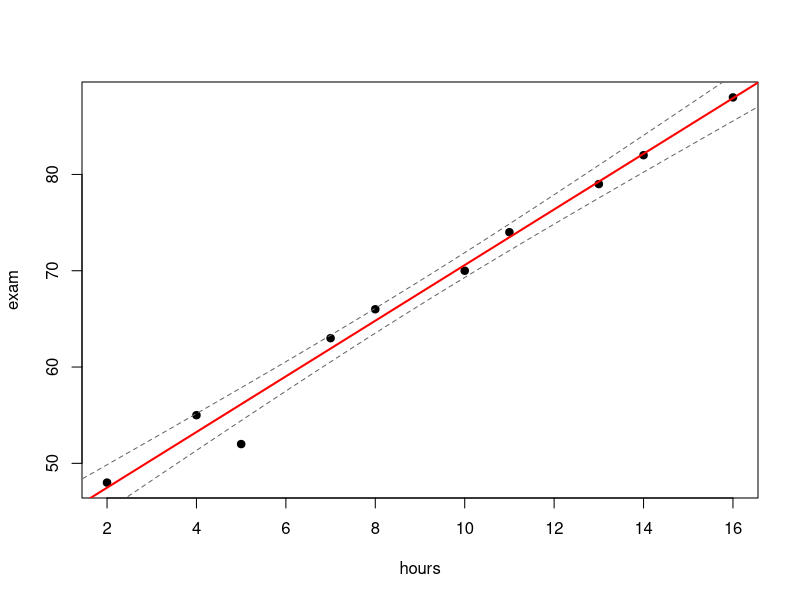
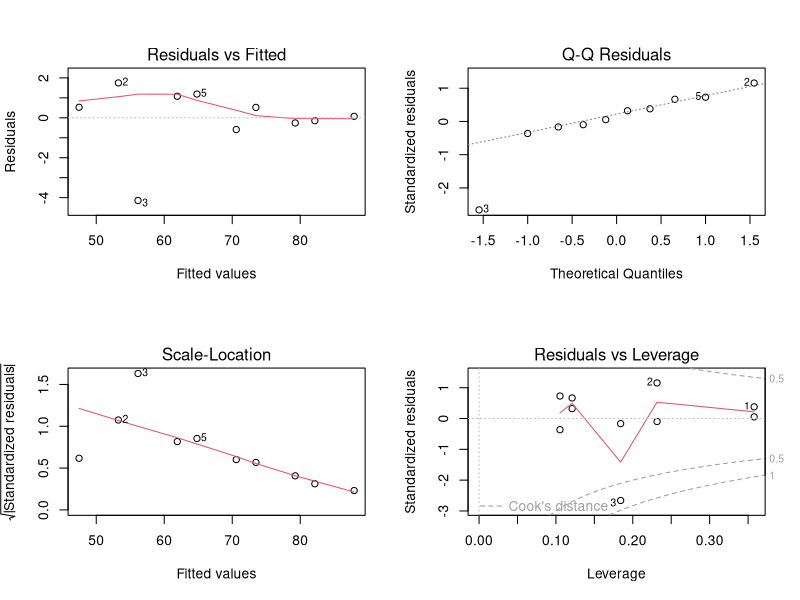
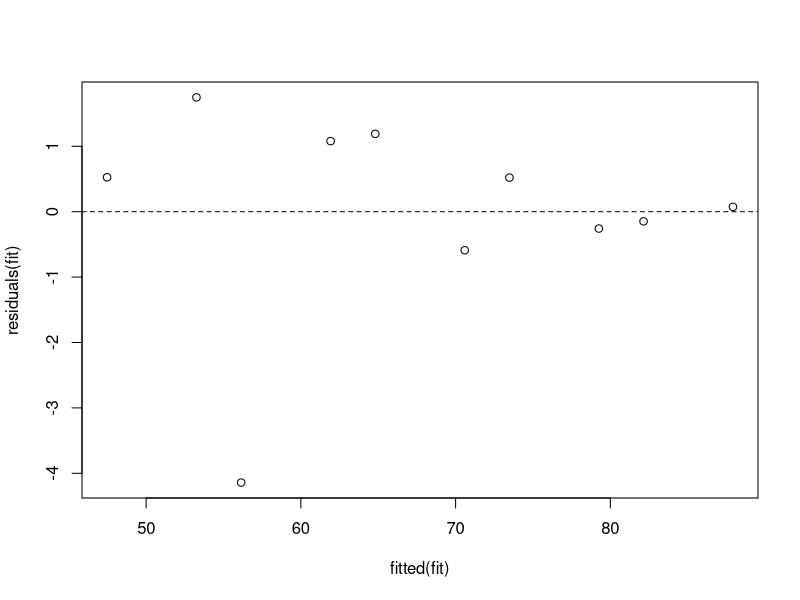

Reproduce these figures in R, in order.
hours <- c(2, 4, 5, 7, 8, 10, 11, 13, 14, 16)
exam <- c(48, 55, 52, 63, 66, 70, 74, 79, 82, 88)

cor(hours, exam)
cor.test(hours, exam)

fit <- lm(exam ~ hours)
summary(fit)
coef(fit)
anova(fit)
confint(fit)

b1 <- sum((hours - mean(hours)) * (exam - mean(exam))) / sum((hours - mean(hours))^2)
b0 <- mean(exam) - b1 * mean(hours)
c(b0 = b0, b1 = b1)

plot(hours, exam, pch = 19)
abline(fit, col = "red", lwd = 2)

new <- data.frame(hours = c(6, 12))
predict(fit, new, interval = "confidence")
predict(fit, new, interval = "prediction")

grid_x <- data.frame(hours = seq(0, 18, length.out = 100))
ci <- predict(fit, grid_x, interval = "confidence")
matlines(grid_x$hours, ci[, 2:3], lty = 2, col = "grey40")

par(mfrow = c(2, 2))
plot(fit)
par(mfrow = c(1, 1))

plot(fitted(fit), residuals(fit)); abline(h = 0, lty = 2)
shapiro.test(residuals(fit))

car_fit <- lm(dist ~ speed, data = cars)
summary(car_fit)$r.squared
car_log <- lm(log(dist) ~ speed, data = cars)
summary(car_log)$r.squared
